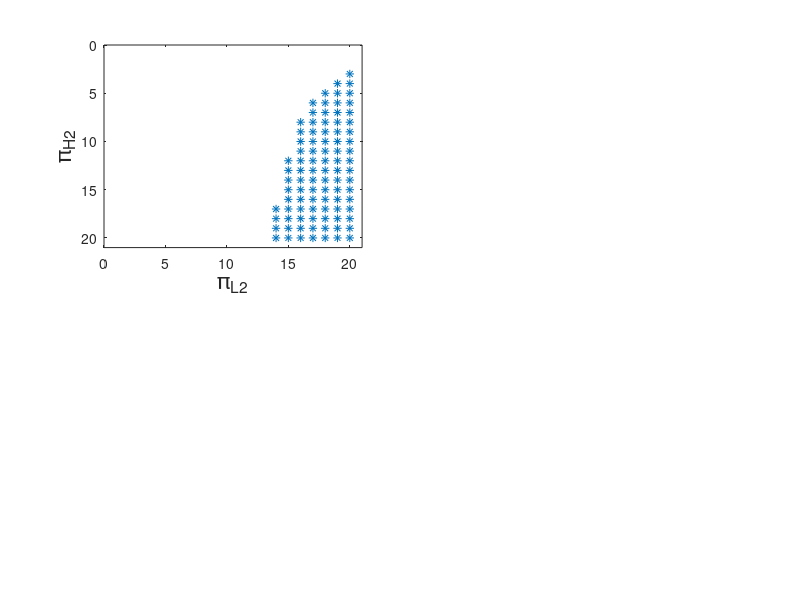

The MATLAB source for this figure: (Note: this script raises an error after producing the figure.)
clear all
close all


%% Number of Simulation Periods
Periods = 30;

%% Parameter Variation Loop

VaryParams = 1;                             % Set 1 if parameters shall vary. Set 0 otherwise (if only one set of params to be tested.)
VariationNumber = 20;
VariationBoundOverreaction = 0.8;           % Dominance of Overreaction Pattern from -1 (dominated) to 1 (dominating)
VariationBoundUnderreaction = 0.8;           % Dominance of Underreaction Pattern from -1 (dominated) to 1 (dominating)


if VaryParams == 0 VariationNumber = 1; elseif VaryParams == 1 Periods = 300; end

for l = 1:4
    for m = 1:4
    
    VaryMain1 = [0.85 0.75 0.65 0.6];
    VaryMain2 = [0.05 0.15 0.2 0.3];
for k = 1:VariationNumber          % Variation of first Param
for j = 1:VariationNumber          % Variation of second Param
    

%% Sentiment Investor Parameters

% Probabilities for Model 1 (Mean-Reversion) --> piL1
% Probabilities for Model 2 (Momentum) --> piH1
if VaryParams == 1
    
    
    piL1 = VaryMain2(m);
    piH1 = VaryMain1(l);
    
    VariationValues1 = linspace(piL1,0.5,VariationNumber);
    VariationValues2 = linspace(piH1,0.5,VariationNumber);
    
    piL2 = VariationValues1(j);
    piL3 = 1 - piL2;
    piL4 = 1 - piL1;
    
    piH2 = VariationValues2(k);     % P(y(i) == y(i-1)) < 0.5
    piH3 = 1 - piH2;                % P(y(i) == y(i-1)) > 0.5
    piH4 = 1 - piH1;
else
    
    piL1 = 0.15;
    piL2 = 0.25;
    piL3 = 1 - piL2;
    piL4 = 1 - piL1;
    
    piH1 = 0.85;
    piH2 = 0.75;
    piH3 = 1 - piH2;
    piH4 = 1 - piH1;
end

% Transition Probabilities
% Higher probability to switch from Model 2 to Model 1 than vice versa (lambda2_1 > lambda1_1)

lambda1_1 = 0.1; % P(Switch from 1 to 2)     
lambda1_2 = 1 - lambda1_1;

lambda2_1 = 0.3; % P(Switch from 2 to 1)     
lambda2_2 = 1 - lambda2_1;

% Initial Probability to be in Model 1
clear q
q(1:2) = 0.5;

%% Sentiment Pricing Formula params p1 and p2
%PriceBehav = PriceFund + Return.*(p1 - p2 * q)

% Interest Rate (constant)
r = 0.1;

Q = [lambda1_2*piL1 lambda1_2*piL2 lambda1_2*piL3 lambda1_2*piL4 lambda2_1*piL1 lambda2_1*piL2 lambda2_1*piL3 lambda2_1*piL4;...
     lambda1_2*piL2 lambda1_2*piL3 lambda1_2*piL4 lambda1_2*piL1 lambda2_1*piL2 lambda2_1*piL3 lambda2_1*piL4 lambda2_1*piL1;...
     lambda1_2*piL3 lambda1_2*piL4 lambda1_2*piL1 lambda1_2*piL2 lambda2_1*piL3 lambda2_1*piL4 lambda2_1*piL1 lambda2_1*piL2;...
     lambda1_2*piL4 lambda1_2*piL1 lambda1_2*piL2 lambda1_2*piL3 lambda2_1*piL4 lambda2_1*piL1 lambda2_1*piL2 lambda2_1*piL3;...     
     lambda1_1*piH1 lambda1_1*piH2 lambda1_1*piH3 lambda1_1*piH4 lambda2_2*piH1 lambda2_2*piH2 lambda2_2*piH3 lambda2_2*piH4;...
     lambda1_1*piH2 lambda1_1*piH3 lambda1_1*piH4 lambda1_1*piH1 lambda2_2*piH2 lambda2_2*piH3 lambda2_2*piH4 lambda2_2*piH1;...
     lambda1_1*piH3 lambda1_1*piH4 lambda1_1*piH1 lambda1_1*piH2 lambda2_2*piH3 lambda2_2*piH4 lambda2_2*piH1 lambda2_2*piH2;...
     lambda1_1*piH4 lambda1_1*piH1 lambda1_1*piH2 lambda1_1*piH3 lambda2_2*piH4 lambda2_2*piH1 lambda2_2*piH2 lambda2_2*piH3];     

I = eye(8,8)*(1+r);

gamma0 = [1 1 -1 -1 1 1 -1 -1];
gamma1 = [0 0 0 0 1 1 0 0];
gamma2 = [1 1 0 0 -1 -1 0 0];

p1 = (1/r) * (gamma0 * (1+r) * ((I - Q) \ Q) * gamma1');
p2 = -(1/r) * (gamma0 * (1+r) * ((I - Q) \ Q) * gamma2');

%% Definition of Fundamentals

% Size of Dividend Changes
ChangeSize = 3;

% Starting Dividend and rational Price
Dividend(1:2) = 30;
PriceFund(1:2) = Dividend(1:2) / r;
PriceBehav(1:2) = PriceFund(1:2);

% Fake initial change
DivChange(1:2) = ChangeSize;

%% Simulation Loop
for i = 3:Periods

if rand < 0.5
   y = 1;
else
   y = -1;
end

% Fundamentals
DivChange(i) = y * ChangeSize;
Dividend(i) = Dividend(i-1) + DivChange(i);
PriceFund(i) = Dividend(i) / r;

if sign(DivChange(i-1)) == sign(DivChange(i))
    if sign(DivChange(i-1)) == sign(DivChange(i-2))
    
        q(i) = ((lambda1_2 * q(i-1) + lambda2_1 * (1 - q(i-1))) * piL1) / (((lambda1_2 * q(i-1) + lambda2_1 * (1 - q(i-1))) * piL1) + ((lambda1_1 * q(i-1) + lambda2_2 * (1 - q(i-1))) * piH1));
    
    elseif sign(DivChange(i-1)) ~= sign(DivChange(i-2))
    
        q(i) = ((lambda1_2 * q(i-1) + lambda2_1 * (1 - q(i-1))) * piL2) / (((lambda1_2 * q(i-1) + lambda2_1 * (1 - q(i-1))) * piL2) + ((lambda1_1 * q(i-1) + lambda2_2 * (1 - q(i-1))) * piH2));
    
    end
    
elseif sign(DivChange(i-1)) ~= sign(DivChange(i))
    if sign(DivChange(i-1)) ~= sign(DivChange(i-2))
    
        q(i) = ((lambda1_2 * q(i-1) + lambda2_1 * (1 - q(i-1))) * piL3) / (((lambda1_2 * q(i-1) + lambda2_1 * (1 - q(i-1))) * piL3) + ((lambda1_1 * q(i-1) + lambda2_2 * (1 - q(i-1))) * piH3));
    
    elseif sign(DivChange(i-1)) == sign(DivChange(i-2))
    
        q(i) = ((lambda1_2 * q(i-1) + lambda2_1 * (1 - q(i-1))) * piL4) / (((lambda1_2 * q(i-1) + lambda2_1 * (1 - q(i-1))) * piL4) + ((lambda1_1 * q(i-1) + lambda2_2 * (1 - q(i-1))) * piH4));
    
    end

end

% Sentiment investor Pricing
PriceBehav(i) = PriceFund(i) + DivChange(i).*(p1 - p2 * q(i));

end


%% Measuring Pricing Differences

PriceDeviation = (PriceFund - PriceBehav) .* sign(DivChange);
UnderOverRatio(j,k) = mean(sign(PriceDeviation));


%% Variation Output

VariationOutput(j,k) = UnderOverRatio(j,k);
if VariationOutput(j,k) < VariationBoundUnderreaction && VariationOutput(j,k) > -VariationBoundOverreaction && piL1 < 0.5 && piH1 > 0.5
    VariationUnderOverExistence(j,k) = 1;
else
    VariationUnderOverExistence(j,k) = 0;
end

end
end

%{
figure(1)
subplot(3,1,1)
plot([1:Periods],PriceFund,'-o',[1:Periods],PriceBehav,'r -o')
legend('Fundamental Price','Sentiment Price','location','southoutside','Orientation','horizontal')
%ylim([PriceFund(1) - ChangeSize/r*Periods*(1/3) PriceFund(1) + ChangeSize/r*Periods*(1/3)])
subplot(3,1,2)
plot([1:Periods],PriceDeviation,[1:Periods],zeros(1,Periods),'r')
ylabel(['Under(+)/Over(-) ',num2str(round(UnderOverRatio(j,k),2))])
subplot(3,1,3)
plot(q,'-o')
%}
%% Plot for Impact of Variation

VariationName2 = '\pi_L_2';        % piL2 --> Index k
VariationName1 = '\pi_H_2';        % piH2 --> Index j

figure(l)
subplot(2,2,m)
spy(VariationUnderOverExistence')
%title(['Under/Overreaction for various ',VariationName1,' and ',VariationName2])
xlabel(VariationName2,'FontSize',16)
ylabel(VariationName1,'FontSize',16)
legend([num2str(round(mean(mean(VariationUnderOverExistence)),2)*100),'%'],'location','north')
ax = gca;
ax.XLim = [-(piL1/(0.5-piL1))*VariationNumber-0.5 VariationNumber+0.5];
ax.XTick = [-(piL1/(0.5-piL1))*VariationNumber 0 VariationNumber];
ax.XTickLabel = {'0',['\pi_L_1 = ',num2str(piL1)],'0.5'};
ax.YLim = [-(1-piH1)/(piH1-0.5)*VariationNumber-0.5 VariationNumber+0.5];
ax.YTick = [-(1-piH1)/(piH1-0.5)*VariationNumber 0 VariationNumber];
ax.YTickLabel = {'1',['\pi_H_1 = ',num2str(piH1)],'0.5'};
rectangle('Position',[0 0 21 21])

end
end 